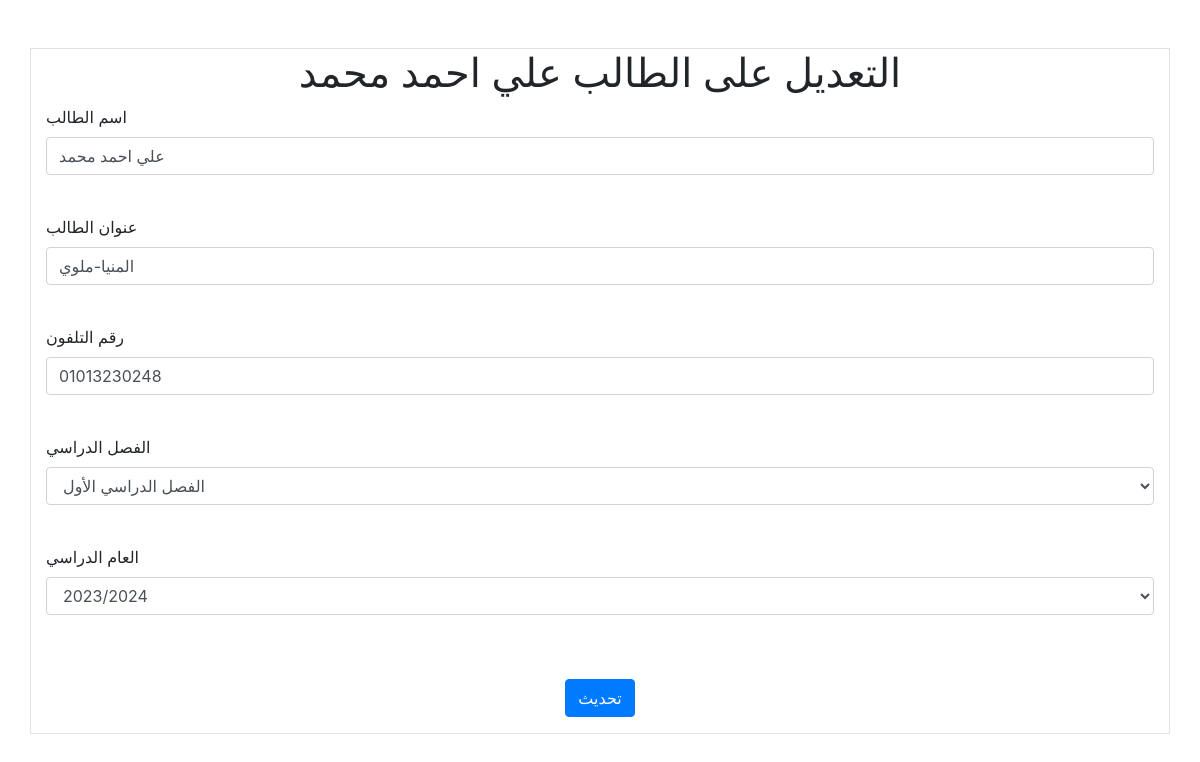
Screenshot of /update.php?id=10001 (signed in) with the database file from the repository.
### tables this page shows
CREATE TABLE `student` (
  `id` int NOT NULL,
  `name` varchar(255) NOT NULL,
  `address` varchar(255) DEFAULT NULL,
  `phone` varchar(25) NOT NULL,
  `class` varchar(25) NOT NULL,
  `year` varchar(25) NOT NULL
);

### update.php (the view, shortened to what this page needs)
<?php
include("con_db.php");
$id = $_GET['id'];
$select = mysqli_query($con, "SELECT * FROM student WHERE id = $id");
$student = mysqli_fetch_assoc($select);
?>
<!DOCTYPE html>
<html lang="en">
<head>
    <link rel="stylesheet" href="https://cdn.jsdelivr.net/npm/bootstrap@4.0.0/dist/css/bootstrap.min.css">
</head>
<body>
<div class="container mt-5 border">
    <h1 class="text-center">
        التعديل على الطالب <?php echo $student['name'] ?>
    </h1>
    <form method="POST">
        <div class="form-group">
            <label for="exampleFormControlInput1">اسم الطالب</label>
            <input type="text" class="form-control" id="exampleFormControlInput1" name="name" value="<?php echo $student['name'] ?>">
        </div>
        <br>
        <div class="form-group">
            <label for="exampleFormControlInput1">عنوان الطالب</label>
            <input type="text" class="form-control" id="exampleFormControlInput1" name="title" value="<?php echo $student['address'] ?>">
        </div>
        <br>
        <div class="form-group">
            <label for="exampleFormControlInput1">رقم التلفون</label>
            <input type="text" class="form-control" id="exampleFormControlInput1" name="phone" value="<?php echo $student['phone'] ?>">
        </div>
        <br>
        <div class="form-group">
            <label for="exampleFormControlSelect1">الفصل الدراسي</label>
            <select class="form-control" id="exampleFormControlSelect1" name="class">
                <option value="الفصل الدراسي الأول" <?php if ($student['class'] == 'الفصل الدراسي الأول') echo "selected"; ?>>الفصل الدراسي الأول</option>
            </select>
        </div>
        <br>
        <div class="form-group">
            <label for="exampleFormControlSelect1">العام الدراسي</label>
            <select class="form-control" id="exampleFormControlSelect1" name="year">
            <option value="2023/2024" <?php if(isset($_POST['year']) && $_POST['year']=='2023/2024'){echo "selected" ;} ?>>2023/2024</option>
            </select>
        </div>
        <br>
        <br>
        <div class="text-center">
            <button type="submit" class="btn btn-primary" name="submit">تحديث</button>
        </div>
    </form>
</div>
</body>
</html>

### rows the page displays
student: name "علي احمد محمد", title "المنيا-ملوي", phone "01013230248", class "الفصل الدراسي الأول"
